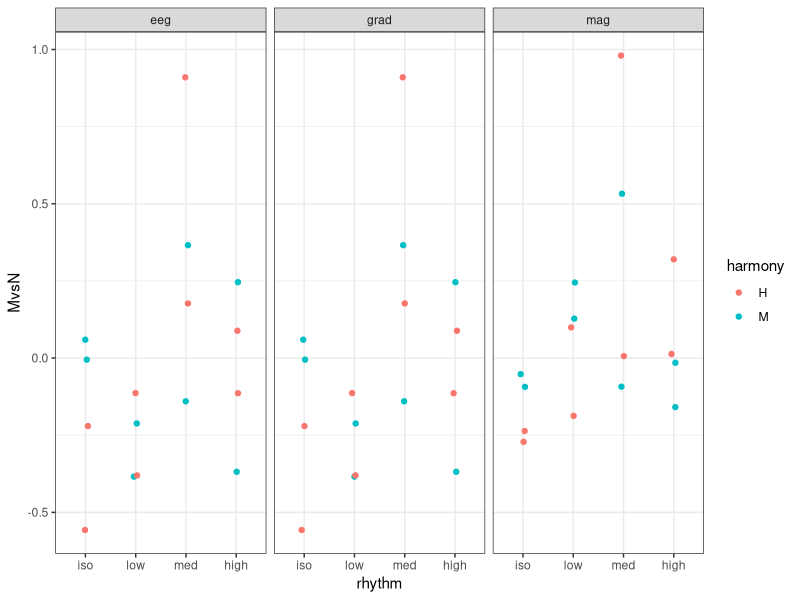
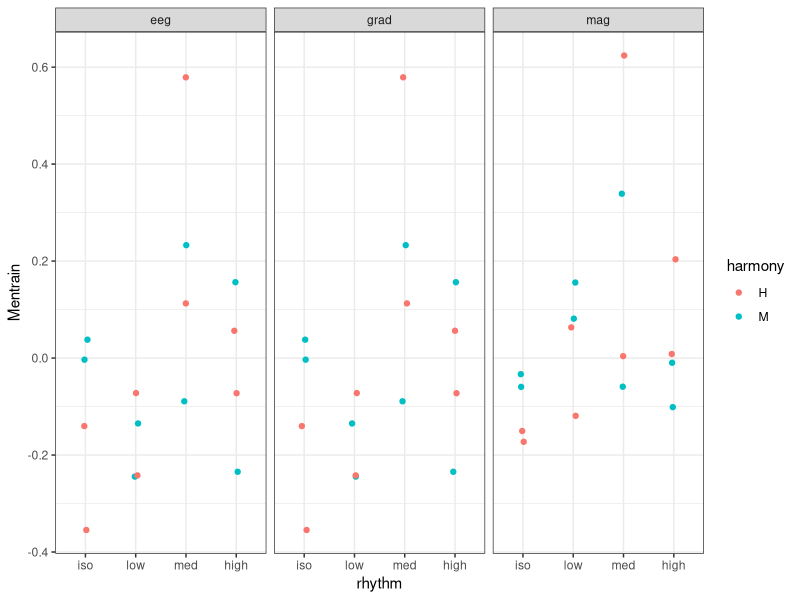
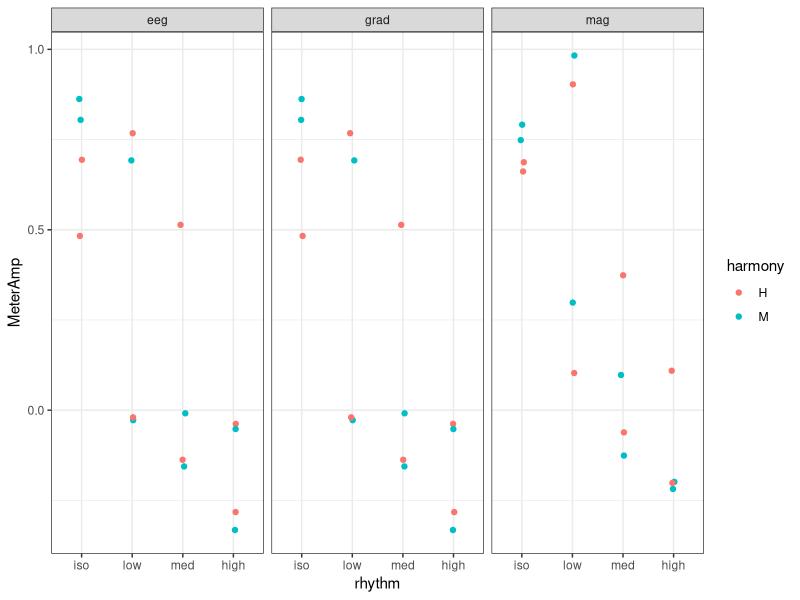
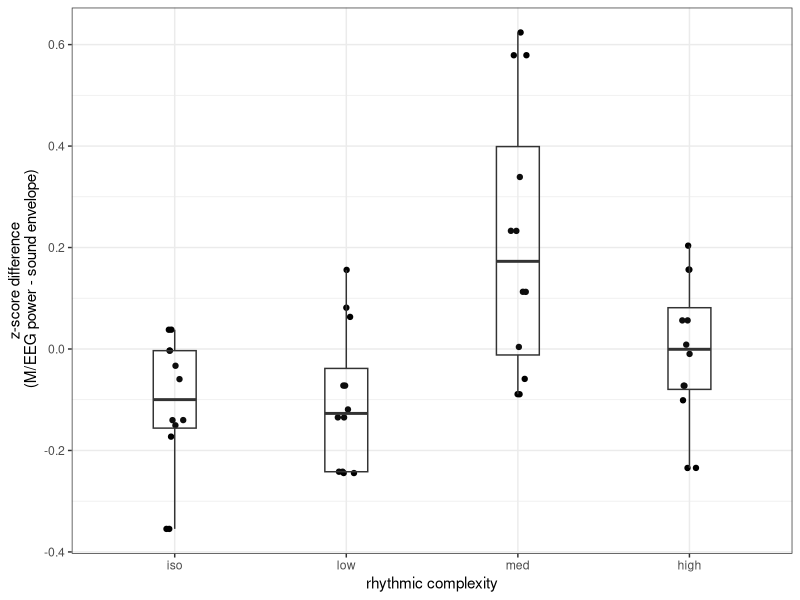
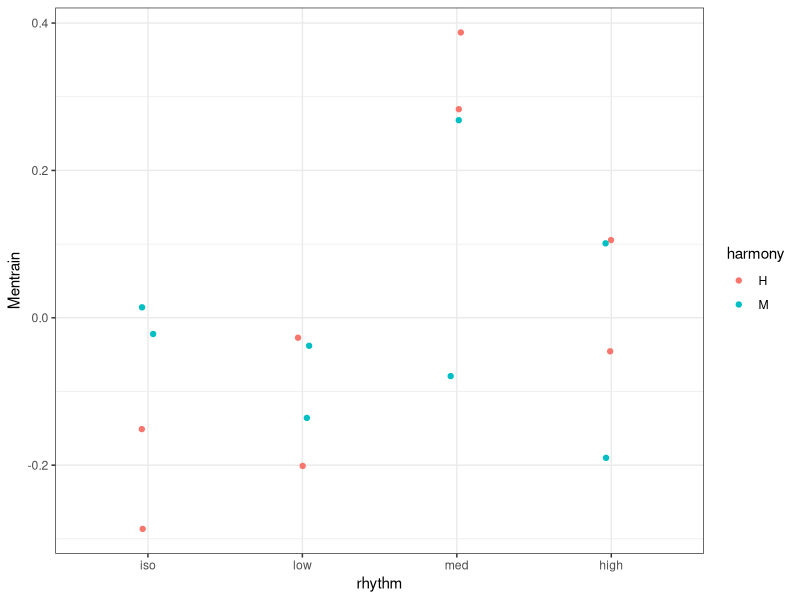

Recreate these plots in R, in order. (Note: a time limit stopped this script after it produced the figures.)
## ---- chunk 1
knitr::opts_chunk$set(echo = TRUE)
## ---- chunk 2
library(ggplot2)
library(lme4)
## ---- chunk 3
#Load sample data
d <- read.table('pilot_means.csv', header = T, sep = ',')
d$rhythm <- factor(d$rhythm, levels = c('iso','low','med','high'))
d$harmony <- factor(d$harmony, levels = c('H','M'))
## ---- chunk 4
d$Mentrain <- d$MeterAmp - d$soundMeterAmp
d$Nentrain <- d$noMeterAmp - d$soundNoMeterAmp
d$MvsN <- d$Mentrain - d$Nentrain
sd(d$Mentrain)
sd(d$MvsN)
## ---- chunk 5
ggplot(d,aes(x = rhythm, y = MvsN, color = harmony)) +
  geom_jitter(width = 0.05, height = 0) +
  theme_bw() +
  facet_wrap(~channel)
## ---- chunk 6
ggplot(d,aes(x = rhythm, y = Mentrain, color = harmony)) +
  geom_jitter(width = 0.05, height = 0) +
  theme_bw() +
  facet_wrap(~channel)
## ---- chunk 7
ggplot(d,aes(x = rhythm, y = MeterAmp, color = harmony)) +
  geom_jitter(width = 0.05, height = 0) +
  theme_bw() +
  facet_wrap(~channel)
## ---- chunk 8
dwidth = 0.5
ggplot(d,aes(x = rhythm, y = Mentrain)) + #, color = harmony, fill = harmony)) +
  geom_jitter(width = 0.05) +
  #geom_violin(alpha = 0,trim = F,position = position_dodge(width = dwidth), color = 'black', width = 1) +
  geom_boxplot(alpha = 0.05,width = 0.25) +#, position = position_dodge(width = dwidth),color = 'black') +
  ylab('z-score difference\n (M/EEG power - sound envelope)') +
  xlab('rhythmic complexity') +
  theme_bw()
## ---- chunk 9
m1 <- lm(d$Mentrain~rhythm*harmony*channel,data = d); summary(m1)
## ---- chunk 10
d2 <- aggregate(d[,colnames(d)[c(1:4,9:11)]], by = list(d$rhythm,d$harmony,d$version), mean)
colnames(d2)[1:3] <- c('rhythm','harmony','version')
d2$rhythm <- factor(d2$rhythm, levels = c('iso','low','med','high'))
d2$harmony <- factor(d2$harmony, levels = c('H','M'))

cnames <- c('iso','low','med','high')
for (r in 1:nrow(d2)){
 d2[r,'rhythm2'] <- which(cnames %in% d2$rhythm[r]) 
}
## ---- chunk 11
ggplot(d2,aes(x = rhythm, y = Mentrain, color = harmony)) +
  geom_jitter(width = 0.05, height = 0) +
  theme_bw()
## ---- chunk 12
m2 <- lm(Mentrain~rhythm*harmony,data = d2); summary(m2)
## ---- chunk 13
m3 <- lm(Mentrain~(rhythm2^2)*harmony,data = d2); summary(m3)
## ---- chunk 14
anova(m2,m3)
## ---- chunk 15
pwr_calc <- function(b0,b1,b2,b3,b0_sd,res_sd,nsims,ssizes){
  pwr <- data.frame() # intialize data frame to store the output
  for (s in 1:length(ssizes)){
    for (n in 1:nsims){
      idx <- (s-1)*nsims + n
      ssize <- ssizes[s]
     print(sprintf('sample size: %d / sim %d of %d',ssize,n,nsims))

      #print(ssize)
      #print(n)
      conds1 <- rep(rep(1:4, each = 4), ssize) #add condition factor
      conds2 <- rep(0:1, ssize * 8) #add condition factor 
      subs <- rep(1:ssize, each = 16) # add subject codes
      intercept <- rep(rnorm(ssize,b0,b0_sd), each = 16) # add intercept
      beta1 <- rep(rep(b1, each = 4), ssize) # add condition effect
      beta2 <- rep(b2, ssize * 8) #add condition factor
      beta3 <- c()
      for (c1 in 1:length(conds1)){
          beta3[c1] <- b3[conds1[c1]]*conds2[c1] 
      }
      residuals <- rnorm(length(subs),0,res_sd) # add residual noise
      
      # collect in a dataframe and calculate simulated measured outcome (y)
      d <- data.frame('sub' = subs,
                      'cond1' = as.character(conds1),
                      'cond2' = as.character(conds2),
                      'b0' = intercept, 
                      'b1' = beta1,
                      'b2' = beta2,
                      'b3' = beta3,
                      'res' = residuals,
                      'y' = intercept + beta1 + beta2 + beta3 + residuals)
      
      # fit models
      m0 <- lmer(y~1 + (1|sub), data = d, REML = FALSE)
      m1 <- lmer(y~cond1 + (1|sub), data = d, REML = FALSE)
      m2 <- lmer(y~cond1 + cond2 + (1|sub), data = d, REML = FALSE)
      m3 <- lmer(y~cond1*cond2 + (1|sub), data = d, REML = FALSE)
      # perform likelihood ratio test
      test1 <- anova(m0,m1)
      test2 <- anova(m1,m2)
      test3 <- anova(m2,m3)
      
      #store output of simulation
      pwr[idx,'sim'] <- n
      pwr[idx, 'ssize'] <- ssize
      #pwr[idx, 'b0'] <- summary(m1)$coefficients[1]
      #pwr[idx, 'b1'] <- summary(m1)$coefficients[2:(2+length(b1))]
      pwr[idx, 'sd_int'] <- attr(summary(m1)$varcor$sub,"stddev")
      pwr[idx, 'sd_res'] <- summary(m1)$sigma
      pwr[idx, 'x2_1'] <- test1$Chisq[2]
      pwr[idx, 'x2_2'] <- test2$Chisq[2]
      pwr[idx, 'x2_3'] <- test3$Chisq[2]
      pwr[idx, 'p1'] <- test1$`Pr(>Chisq)`[2]
      pwr[idx, 'p2'] <- test2$`Pr(>Chisq)`[2]
      pwr[idx, 'p3'] <- test3$`Pr(>Chisq)`[2]
    }
  }
  return(pwr)
}

## ---- chunk 16
b0 <- c(-0.2)
b1 <- c(0,0,0.1,0) # Z # fT # uV # minimum difference between conditions
b2 <- c(0,0.1)
b3 <- c(0,0,0.3,0)

b0_sd <- 1 # fT # standard deviation of the intercept
res_sd <- 0.5 # fT # residual standard deviation
nsims <- 200 # number of simulations per sample size
ssizes <- c(20,30,40,50) # sample sizes
## ---- chunk 17
set.seed(900509)
pwr1 <- pwr_calc(b0,b1,b2,b3,b0_sd,res_sd,nsims,ssizes)
## ---- chunk 18
summary1 <- aggregate(pwr1$p1,by = list(pwr1$ssize), FUN = function(x) sum(x < 0.05)/length(x))
colnames(summary1) <- c('sample.size','power')
print(summary1)
## ---- chunk 19
summary2 <- aggregate(pwr1$p2,by = list(pwr1$ssize), FUN = function(x) sum(x < 0.05)/length(x))
colnames(summary2) <- c('sample.size','power')
print(summary2)
## ---- chunk 20
summary3 <- aggregate(pwr1$p3,by = list(pwr1$ssize), FUN = function(x) sum(x < 0.05)/length(x))
colnames(summary3) <- c('sample.size','power')
print(summary3)
## ---- chunk 21
with(summary3, plot(sample.size, power, type = 'ol'))
title('Power curve - MEG data')
